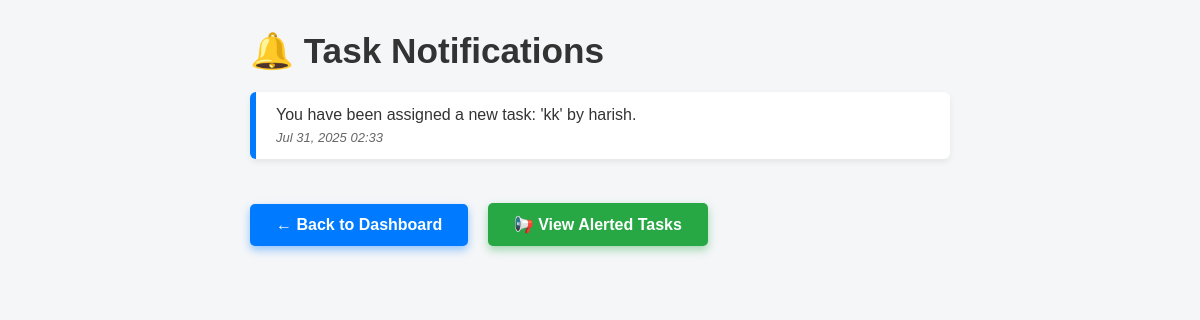
/notifications/ (signed in), run on the app's committed database.
### dashboard/models.py (models this page shows, shortened)
class Notification(models.Model):
    user = models.ForeignKey(User, on_delete=models.CASCADE)
    task = models.ForeignKey(Task, on_delete=models.CASCADE, null=True, blank=True)
    message = models.TextField()
    timestamp = models.DateTimeField(default=timezone.now)
    is_read = models.BooleanField(default=False)

### dashboard/views.py (the view)
# urls.py: path('notifications/', views.view_notifications, name='notifications'),
@login_required
def view_notifications(request):
    notifications = Notification.objects.filter(user=request.user).order_by('-timestamp')
    notifications.filter(is_read=False).update(is_read=True)
    return render(request, 'dashboard/notifications.html', {'notifications': notifications})

### dashboard/templates/dashboard/notifications.html (shortened to what this page needs)
<!DOCTYPE html>
<html lang="en">
<head>
</head>
<body>
  <h1>🔔 Task Notifications</h1>
  <ul>
    {% if notifications %}
      {% for n in notifications %}
        <li role="listitem" tabindex="0" aria-label="Notification: {{ n.message }}">
          {{ n.message|linebreaksbr }}
          <span class="timestamp" aria-label="Received at {{ n.timestamp|date:'M d, Y H:i' }}">
            {{ n.timestamp|date:"M d, Y H:i" }}
          </span>
        </li>
      {% endfor %}
    {% else %}
      <li>No notifications available.</li>
    {% endif %}
  </ul>
  <a href="{% url 'dashboard' %}" class="btn-back" role="button" aria-label="Back to Dashboard">← Back to Dashboard</a>
  <a href="{% url 'alerted_tasks' %}" class="btn-alerted-tasks" role="button" aria-label="View Alerted Tasks">📢 View Alerted Tasks</a>
</body>
</html>

### dashboard/templates/dashboard/notifications.html (style rules this page uses)
body { font-family: Arial, sans-serif; margin: 30px auto; max-width: 700px; background-color: #f4f6f8; color: #333; }
h1 { font-size: 2.2rem; margin-bottom: 20px; display: flex; align-items: center; gap: 10px; }
ul { list-style: none; padding: 0; margin: 0; }
li { background: #fff; border-left: 6px solid #007bff; border-radius: 6px; padding: 14px 20px; margin-bottom: 14px; box-shadow: 0 3px 6px rgba(0,0,0,0.07); transition: transform 0.15s ease, box-shadow 0.15s ease; }
.timestamp { font-size: 13px; color: #666; margin-top: 6px; display: block; font-style: italic; }
.btn-back, .btn-alerted-tasks { display: inline-block; margin-top: 30px; margin-right: 15px; padding: 12px 26px; font-weight: 600; font-size: 1rem; background-color: #007bff; color: white; text-decoration: none; border-radius: 5px; box-shadow: 0 4px 8px rgba(0,123,255,0.4); transition: background-color 0.3s ease, box-shadow 0.3s ease; user-select: none; }
.btn-alerted-tasks { background-color: #28a745; box-shadow: 0 4px 8px rgba(40,167,69,0.4); }

### data on the page
Notification: message "You have been assigned a new task: 'kk' by harish.", timestamp "Jul 31, 2025 02:33"
